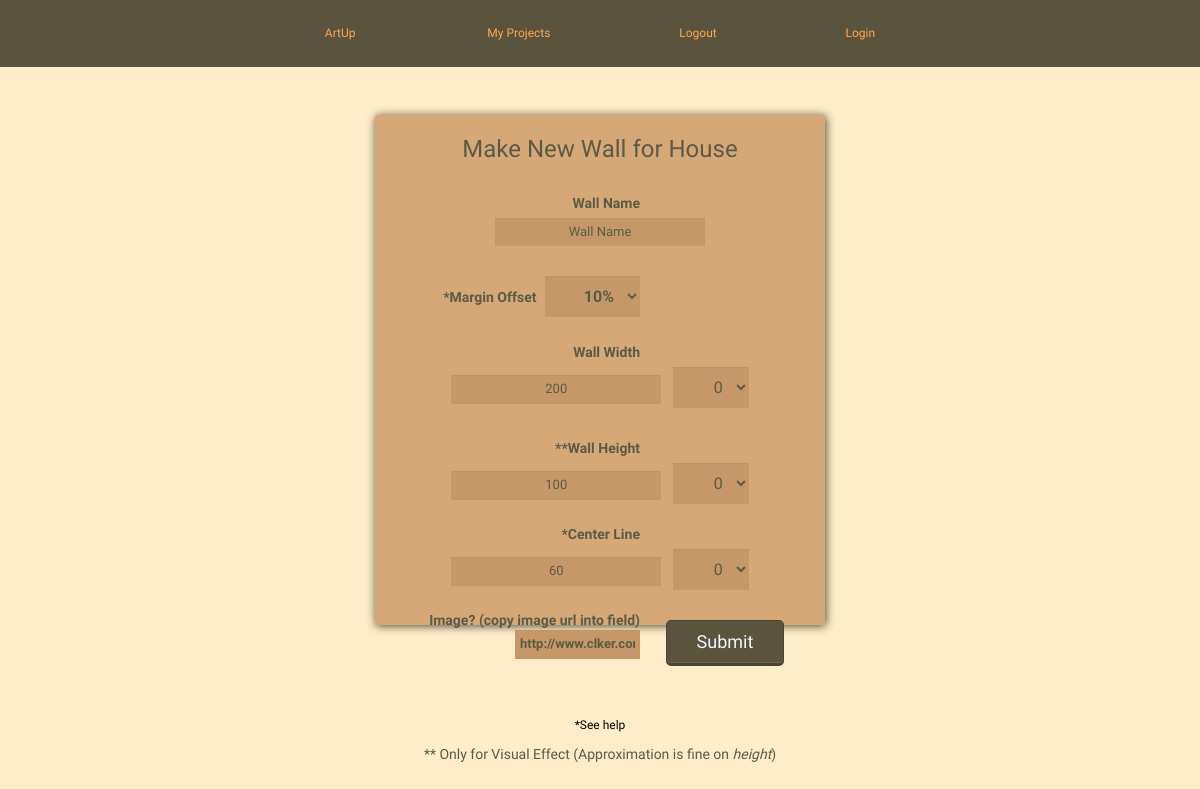
The page /project/3/new-wall (signed in) on the database as committed earlier.
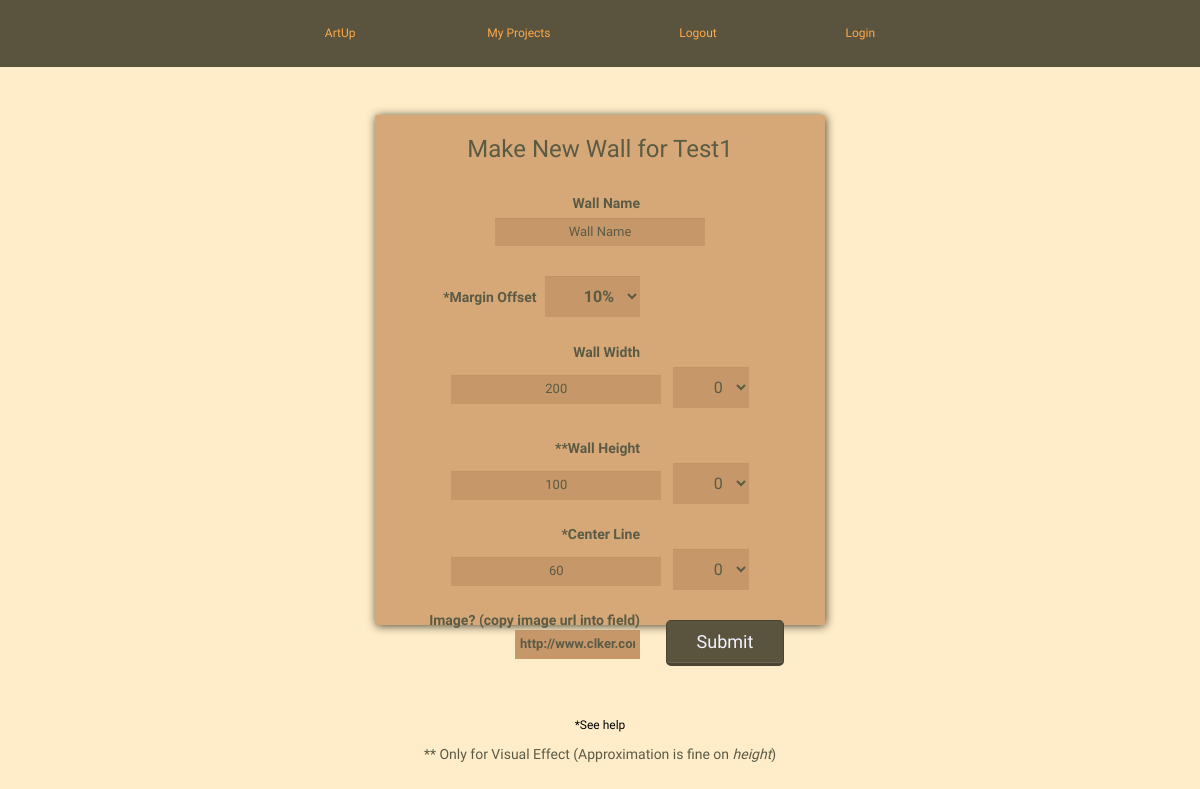
The same page on the database as committed later.
### model.py (models this page shows, shortened)
class Project(db.Model):
    __tablename__ = "projects"
    project_id = db.Column(db.Integer, autoincrement=True, primary_key=True)
    user_id = db.Column(db.Integer, db.ForeignKey('users.user_id'))
    project_name = db.Column(db.String(64), nullable=True, default='Project')

### server.py (the view)
@app.route('/project/<int:project_id>/new-wall')
def get_wall_info(project_id):
    if 'email' in session:
        project_obj = Project.query.filter(Project.project_id == project_id).first()
        cur_project_name = project_obj.project_name
        return render_template("new_wall.html",
                               project_id=project_id,
                               project_name=cur_project_name)
    else:
        flash("You must log in or register to create projects")
        redirect('/')

### templates/new_wall.html (shortened to what this page needs)
{% extends 'base.html' %}
{% block head %}
 <link rel="stylesheet" type="text/css" href="/static/wallform.css">
{% endblock %}
{% block content %}
<div class="container">
			<h3 class = "title"> Make New Wall for {{project_name}} </h3>
			<form action ="/project/{{ project_id }}/wall_process/artform">
				<fieldset>
					<p><label class="name"> Wall Name </label>
					<input class="name_input" type="text" name="new_wall" value="Wall Name">
					</p>
					<p><label> *Margin Offset
					    <select class="offset" name ="offset_percent">
					    	<option value="0.100"> 10% </option>
					    </select></label>
					</p>
					<p><label> Wall Width </label>
					    <input type="text" name="wall_width" value="200">
					    <select name ="wall_width_fraction">
					    	<option value="0.000"> 0 </option>
					    </select>
					</p>
					<p><label> **Wall Height </label>
					    <input type="text" name="wall_height" value="100">
					    <select name ="wall_height_fraction">
					    	<option value="0.000"> 0 </option>
					    </select>
						<label> *Center Line </label>
					    <input type="text" name="center_line" value="60">
					    <select name="center_line_fraction">
					    	<option value="0.000"> 0 </option>
					    </select>
				        <label> Image? (copy image url into field) <br>
				    	    <input type="text" name="wall_img" value="http://www.clker.com/cliparts/H/M/h/Z/t/5/just-black-frame-md.png">
				    	</label>  <br>
						</p>
					<p><input type="submit" value="Submit">
					</p>
				</form>
			<p><a class="help" target="_blank" href ="help_page.html"><p> *See help </a></p>
			<p> ** Only for Visual Effect (Approximation is fine on <em>height</em>)</p>
</div>
{% endblock %}

Rows that differ between the two databases and show on the page:
changed Project: project_name "House" → "Test1"
